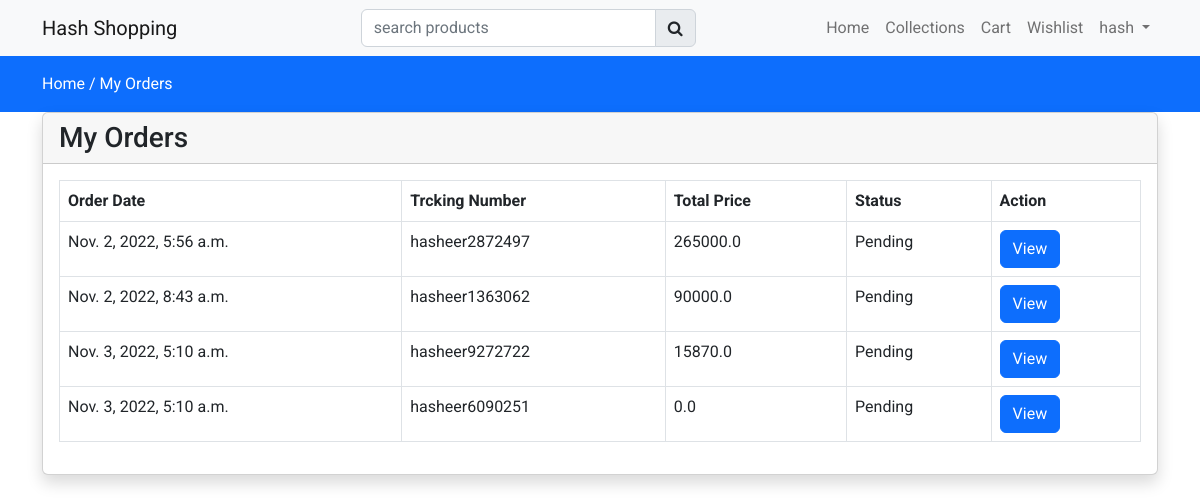
The app's page /my-orders (signed in) with its own data.
### store/models.py (models this page shows, shortened)
class Order(models.Model):
    user=models.ForeignKey(User, on_delete=models.CASCADE)
    fname=models.CharField(max_length=150,null=False)
    lname=models.CharField(max_length=150,null=False)
    email=models.CharField(max_length=150,null=False)
    phone=models.CharField(max_length=150,null=False)
    city=models.CharField(max_length=150,null=False)
    address=models.TextField(null=False)
    state=models.CharField(max_length=150,null=False)
    country=models.CharField(max_length=150,null=False)
    pincode=models.CharField(max_length=150,null=False)
    total_price=models.FloatField(null=False)
    payment_mode=models.CharField(max_length=150,null=False)
    payment_id=models.CharField(max_length=250,null=True)
    orderstatuses=(
        ('pending','pending'),
        ('out for shipping','Out For Shipping'),
        ('completed','Completed'),
    )
    status=models.CharField(max_length=150,choices=orderstatuses,default='Pending')
    message=models.TextField(null=True)
    tracking_no=models.CharField(max_length=150,null=True)
    created_at=models.DateTimeField(auto_now_add=True)
    updated_at=models.DateTimeField(auto_now_add=True)

### store/controller/order.py (the view)
# urls.py: path('my-orders',order.index,name="myorders"),
def index(request):
    orders=Order.objects.filter(user=request.user)
    context={'orders':orders}
    return render(request,'store/orders/index.html',context)

### store/templates/store/orders/index.html (shortened to what this page needs)
{% extends 'store/layouts/main.html' %}
    {% block content %}
    <div class="py-3 bg-primary">
        <div class="container">
            <a class="text-white" href="{% url 'home' %}">Home /</a>
            <a class="text-white" href="{% url 'myorders' %}">My Orders </a>
        </div>
    </div>
    <div class="container">
            <div class="row">
                <div class="col-md-12">
                    <div class="card shadow">
                        <div class="card-header">
                            <h3 class="mb-0">My Orders</h3>
                        </div>
                        <div class="card-body">
                              <table class="table table-bordered">
                                <thead>
                                    <tr>
                                        <th>Order Date</th>
                                        <th>Trcking Number</th>
                                        <th>Total Price</th>
                                        <th>Status</th>
                                        <th>Action</th>
                                    </tr>
                                </thead>
                                <tbody>
                                    {% for item in orders  %}
                                        <tr>
                                            <td>{{item.created_at}}</td>
                                            <td>{{item.tracking_no}}</td>
                                            <td>{{item.total_price}}</td>
                                            <td>{{item.status}}</td>
                                            <td>
                                                <a href="{% url 'orderview' item.tracking_no  %}" class="btn btn-primary">View</a>
                                            </td>
                                        </tr>
                                    {% endfor %}
                                </tbody>
                              </table>
                        </div>
                    </div>
                </div>
            </div>
    </div>
    {% endblock content %}

### store/templates/store/inc/navbar.html (shortened to what this page needs)
<nav class="navbar navbar-expand-lg bg-light">
    <div class="container">
      <a class="navbar-brand" href="#">Hash Shopping</a>
        <div class="search-bar">
          <form action="{% url 'searchproduct' %}" method="POST">
          <div class="input-group ">
            <input name="productsearch" type="search" required class="form-control" id="searchproducts" placeholder="search products"  >
            <button type="submit" class="input-group-text" ><i class="fa fa-search"></i></button>
          </div>
        </form>
        </div>
      <div class="collapse navbar-collapse" id="navbarNav">
        <ul class="navbar-nav ms-auto">
          <li class="nav-item">
            <a class="nav-link {% if request.resolver_match.url_name == 'home'%}active{% endif %}" aria-current="page" href="{% url 'home' %}">Home</a>
          </li>
          <li class="nav-item">
            <a class="nav-link {% if request.resolver_match.url_name == 'collections'%}active{% endif %}" href="{% url 'collections' %}">Collections</a>
          </li>
          <li class="nav-item">
            <a class="nav-link {% if request.resolver_match.url_name == 'cart'%}active{% endif %} " aria-current="page" href="{% url 'cart' %}">Cart</a>
          </li>
          <li class="nav-item">
            <a class="nav-link {% if request.resolver_match.url_name == 'wishlist'%}active{% endif %}" aria-current="page" href="{% url 'wishlist' %}">Wishlist</a>
          </li>
          {% if request.user.is_authenticated %}
          <li class="nav-item dropdown">
            <a class="nav-link dropdown-toggle" href="#" role="button" data-bs-toggle="dropdown" aria-expanded="false">
              {{request.user}}
            </a>
          </li>
          {% endif %}
        </ul>
      </div>
    </div>
  </nav>

### store/templates/store/layouts/main.html (style rules this page uses)
* { font-family: 'Roboto', sans-serif; }
a { text-decoration : none }
.search-bar { width:30% !important; margin-left:15%; }

### records on screen
Order: created_at "Nov. 2, 2022, 5:56 a.m.", tracking_no "hasheer2872497", total_price "265000.0", status "Pending"
Order: created_at "Nov. 2, 2022, 8:43 a.m.", tracking_no "hasheer1363062", total_price "90000.0", status "Pending"
Order: created_at "Nov. 3, 2022, 5:10 a.m.", tracking_no "hasheer9272722", total_price "15870.0", status "Pending"
Order: created_at "Nov. 3, 2022, 5:10 a.m.", tracking_no "hasheer6090251", total_price "0.0", status "Pending"

### other values on screen
{{ request.user }} "hash"
